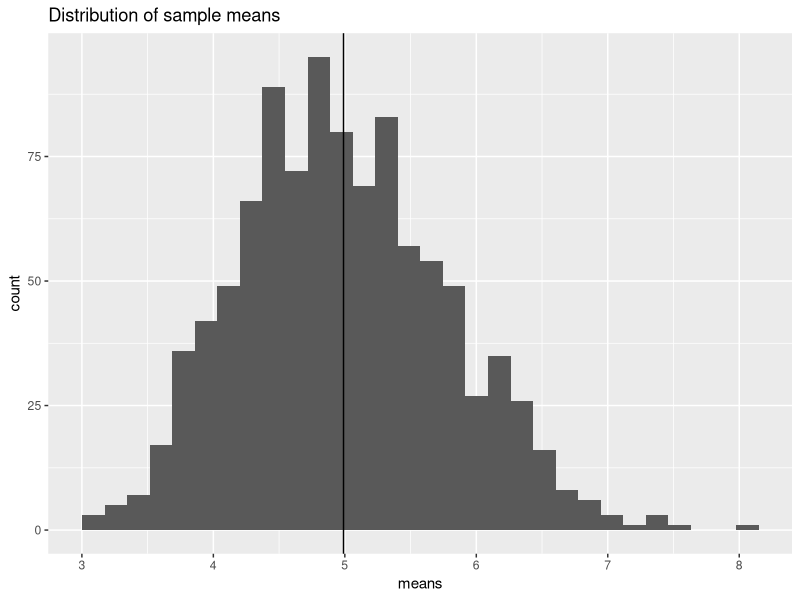
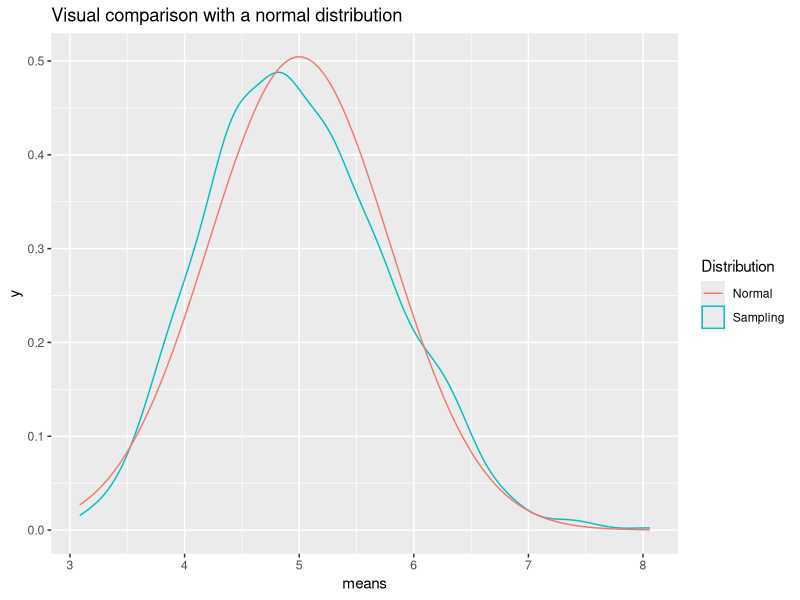

Generate these figures, in order, with R:
## ---- chunk 1
knitr::opts_chunk$set(echo = TRUE)
## ---- chunk 2
n <- 40
lambda <- 0.2
mu <- 1/lambda
sigma <- 1/lambda

iter <- 1000

set.seed(1)
mc <- matrix(data = rexp(iter*n, lambda), nrow = iter, ncol = n, byrow = FALSE)

mus <- apply(mc, 1, mean)
## ---- chunk 3
library(ggplot2)

ggplot(data.frame(means = mus), aes(means)) +
  geom_histogram() +
  geom_vline(xintercept = mean(mus)) +
  ggtitle("Distribution of sample means")
## ---- chunk 4
ggplot(data.frame(means = mus), aes(means)) +
  geom_density(aes(colour = "Sampling")) +
  stat_function(fun = dnorm, args = list(mean = mu, sd = sigma/sqrt(n)), aes(colour = "Normal")) +
  labs(colour = "Distribution") +
  ggtitle("Visual comparison with a normal distribution")
## ---- chunk 5
shapiro.test(mus)
